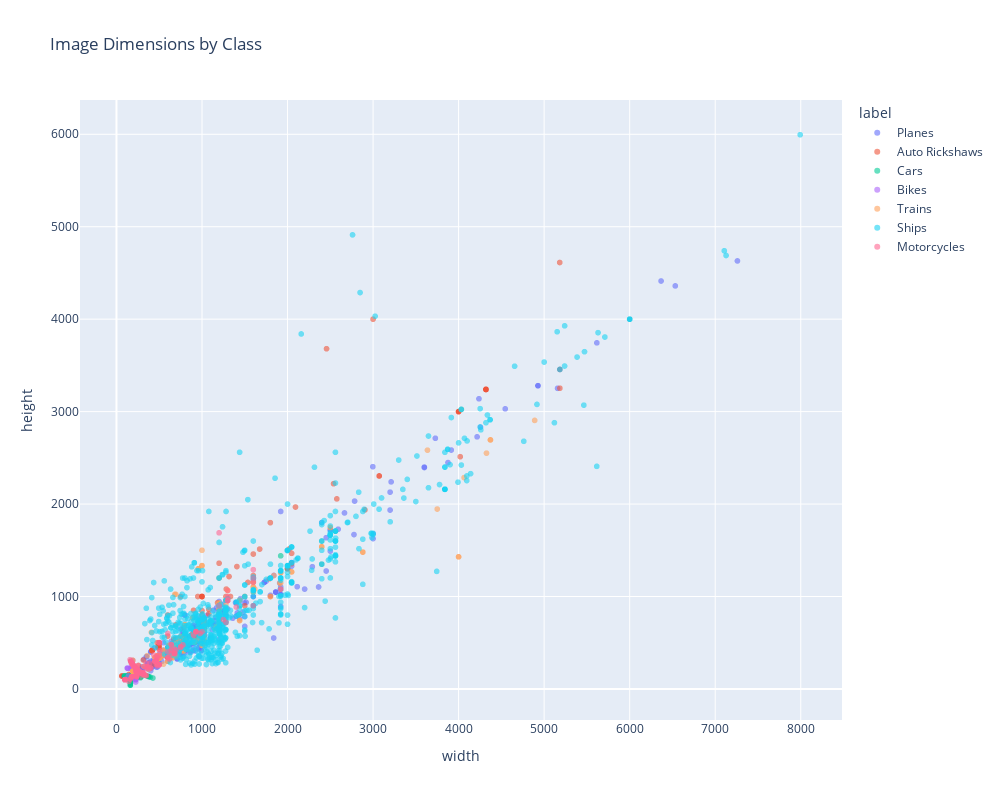

Notebook code for this chart:
### Markdown cell above
## EDA

### Code cell
fig = px.scatter(df, x='width', y='height', color='label', 
                 title='Image Dimensions by Class',
                 opacity=0.6)
fig.update_layout(width=1000, height=800)
fig.show()

### Figure 1 — Plotly figure (JSON) as saved in the notebook; plotly's stock layout.template omitted (floating-point values rounded to 4 significant figures; data arrays with more than 128 entries replaced by an {"elided": "..."} marker saying what was removed)
{"data": [{"hovertemplate": "label=Planes<br>width=%{x}<br>height=%{y}<extra></extra>", "legendgroup": "Planes", "marker": {"color": "#636efa", "opacity": 0.6, "symbol": "circle"}, "mode": "markers", "name": "Planes", "showlegend": true, "type": "scattergl", "x": {"elided": "798 int values"}, "xaxis": "x", "y": {"elided": "798 int values"}, "yaxis": "y"}, {"hovertemplate": "label=Auto Rickshaws<br>width=%{x}<br>height=%{y}<extra></extra>", "legendgroup": "Auto Rickshaws", "marker": {"color": "#EF553B", "opacity": 0.6, "symbol": "circle"}, "mode": "markers", "name": "Auto Rickshaws", "showlegend": true, "type": "scattergl", "x": {"elided": "800 int values"}, "xaxis": "x", "y": {"elided": "800 int values"}, "yaxis": "y"}, {"hovertemplate": "label=Cars<br>width=%{x}<br>height=%{y}<extra></extra>", "legendgroup": "Cars", "marker": {"color": "#00cc96", "opacity": 0.6, "symbol": "circle"}, "mode": "markers", "name": "Cars", "showlegend": true, "type": "scattergl", "x": {"elided": "790 int values"}, "xaxis": "x", "y": {"elided": "790 int values"}, "yaxis": "y"}, {"hovertemplate": "label=Bikes<br>width=%{x}<br>height=%{y}<extra></extra>", "legendgroup": "Bikes", "marker": {"color": "#ab63fa", "opacity": 0.6, "symbol": "circle"}, "mode": "markers", "name": "Bikes", "showlegend": true, "type": "scattergl", "x": {"elided": "800 int values"}, "xaxis": "x", "y": {"elided": "800 int values"}, "yaxis": "y"}, {"hovertemplate": "label=Trains<br>width=%{x}<br>height=%{y}<extra></extra>", "legendgroup": "Trains", "marker": {"color": "#FFA15A", "opacity": 0.6, "symbol": "circle"}, "mode": "markers", "name": "Trains", "showlegend": true, "type": "scattergl", "x": {"elided": "800 int values"}, "xaxis": "x", "y": {"elided": "800 int values"}, "yaxis": "y"}, {"hovertemplate": "label=Ships<br>width=%{x}<br>height=%{y}<extra></extra>", "legendgroup": "Ships", "marker": {"color": "#19d3f3", "opacity": 0.6, "symbol": "circle"}, "mode": "markers", "name": "Ships", "showlegend": true, "type": "scattergl", "x": {"elided": "800 int values"}, "xaxis": "x", "y": {"elided": "800 int values"}, "yaxis": "y"}, {"hovertemplate": "label=Motorcycles<br>width=%{x}<br>height=%{y}<extra></extra>", "legendgroup": "Motorcycles", "marker": {"color": "#FF6692", "opacity": 0.6, "symbol": "circle"}, "mode": "markers", "name": "Motorcycles", "showlegend": true, "type": "scattergl", "x": {"elided": "800 int values"}, "xaxis": "x", "y": {"elided": "800 int values"}, "yaxis": "y"}], "layout": {"height": 800, "legend": {"title": {"text": "label"}, "tracegroupgap": 0}, "title": {"text": "Image Dimensions by Class"}, "width": 1000, "xaxis": {"anchor": "y", "domain": [0, 1], "title": {"text": "width"}}, "yaxis": {"anchor": "x", "domain": [0, 1], "title": {"text": "height"}}}}
